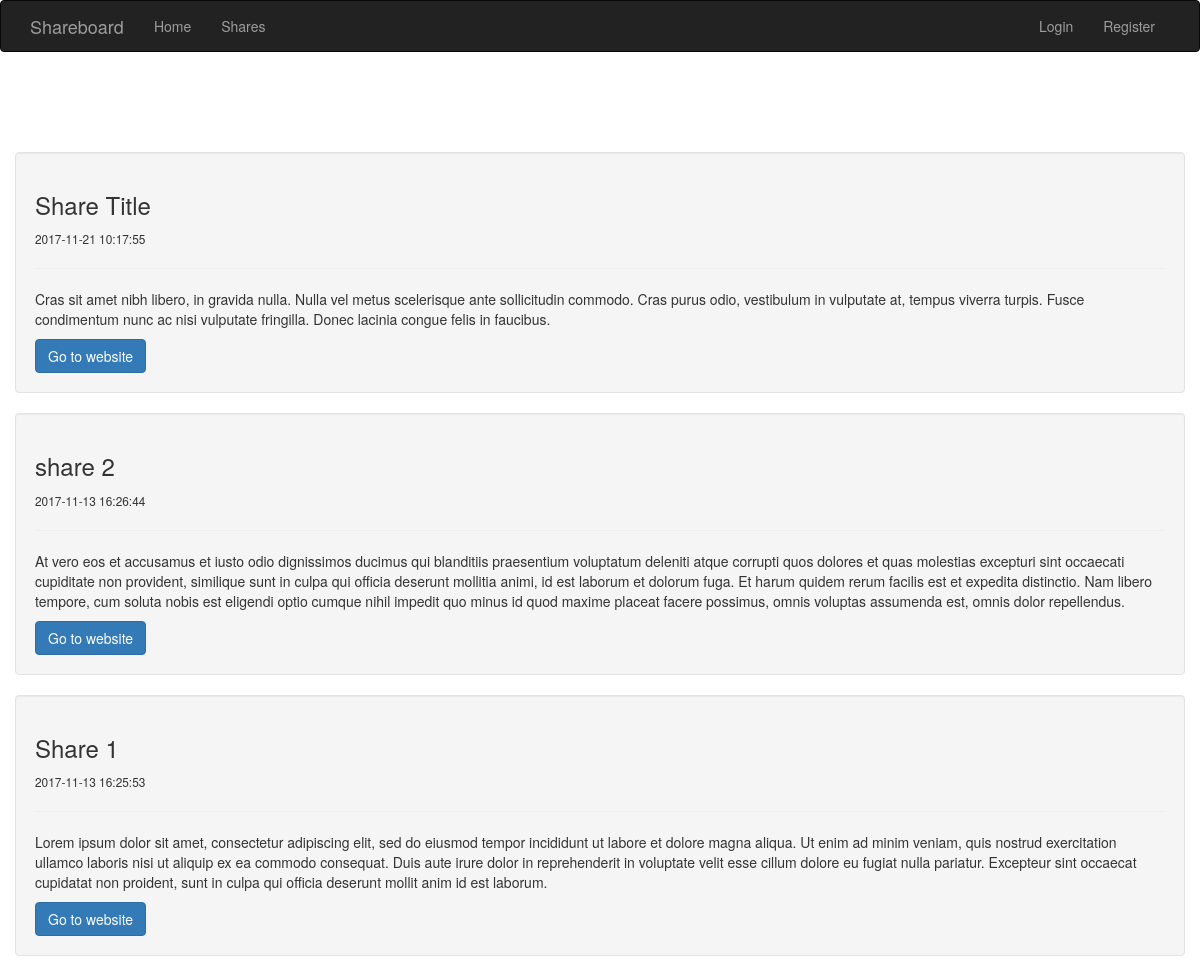
Screenshot of /shares with the database file from the repository.
### tables this page shows
CREATE TABLE IF NOT EXISTS `shares` (
  `id` int(11) NOT NULL,
  `user_id` int(11) NOT NULL,
  `title` varchar(255) NOT NULL,
  `body` text NOT NULL,
  `link` varchar(256) NOT NULL,
  `create_date` datetime NOT NULL DEFAULT CURRENT_TIMESTAMP
);

### classes/Bootstrap.php (called while the page is built)
<?php
class Bootstrap{
    private $controller;
    private $action;
    private $request;
    public function __construct($request){
        $this->request = $request;
        if ($this->request['controller'] == ''){
            $this->controller = 'home';
        }else{
            $this->controller = $this->request['controller'];
        }
        if ($this->request['action'] == ''){
            $this->action = 'index';
        }else{
            $this->action = $this->request['action'];
        }
    }
    public function createController(){
        if(class_exists($this->controller)){
            $parents = class_parents($this->controller);
            if(in_array('Controller', $parents)){
                if(method_exists($this->controller, $this->action)){
                    return new $this->controller($this->action, $this->request);
                }else{
                    echo "<center><h1>404</h1><br><h3>Method does not exist</h3></center>";
                }
            }else{
                echo "<center><h1>404</h1><br><h3>Base controller does not exist</h3></center>";
            }
        }else{
            echo "<center><h1>404</h1><br><h3>Class does not exist</h3></center>";
        }
    }
}

### controllers/shares.php (called while the page is built, shortened)
<?php
class Shares extends Controller{
    protected function index(){
        $viewmodel = new ShareModel();
        $this->returnView($viewmodel->index(), true);
    }
}

### classes/Model.php (called while the page is built, shortened)
<?php
abstract class Model{
    protected $dbh;
    protected $stmt;
    public function __construct(){
        $this->dbh = new PDO("mysql:host=".DB_HOST.";dbname=".DB_NAME,DB_USER,DB_PASSWORD);
    }
    public function query($query){
        $this->stmt = $this->dbh->prepare($query);
    }
    public function execute(){
        $this->stmt->execute();
    }
    public function resultSet(){
        $this->execute();
        return $this->stmt->fetchAll(PDO::FETCH_ASSOC);
    }
}

### models/share.php (called while the page is built, shortened)
<?php
class ShareModel extends Model
{
    public function index()
    {
        $this->query('SELECT * FROM shares ORDER BY create_date DESC');
        $rows = $this->resultSet();
        return $rows;
    }
}

### views/Shares/index.php (the view, shortened to what this page needs)
<div>
    <?php foreach ($viewmodel as $item) : ?>
        <div class="well">
            <h3><?php echo $item['title']; ?></h3>
            <small><?php echo $item['create_date']?></small>
            <hr>
            <p><?php echo $item['body']; ?></p>
            <a href="<?php echo $item['link']; ?>" class="btn btn-primary" target="_blank">Go to website</a>
        </div>
    <?php endforeach; ?>
</div>

### index.php (shortened to what this page needs)
<?php
require('classes/Bootstrap.php');
require('classes/Controller.php');
require('classes/Model.php');
require('controllers/shares.php');
require('models/share.php');
$bootstrap = new Bootstrap($_GET);
$controller = $bootstrap->createController();
if($controller){
    $controller->executeAction();
}

### classes/Controller.php (shortened to what this page needs)
<?php
abstract class Controller
{
    protected $action;
    public function __construct($action, $request)
    {
        $this->action = $action;
    }
    public function executeAction()
    {
        return $this->{$this->action}();
    }
    protected function returnView($viewmodel, $fullview)
    {
        $view = 'views/' . get_class($this) . '/' . $this->action . '.php';
        if ($fullview) {
            require('views/main.php');
        } else {
            require($view);
        }
    }
}

### views/main.php (shortened to what this page needs)
<!DOCTYPE html>
<html lang="en">
<head>
    <link rel="stylesheet" href="<?php echo ROOT_URL;?>assets/css/bootstrap.min.css">
    <link rel="stylesheet" href="<?php echo ROOT_URL;?>assets/css/font-awesome.min.css">
    <link rel="stylesheet" href="<?php echo ROOT_URL;?>assets/css/style.css">
</head>
<body>
<nav class="navbar navbar-inverse navbar-default">
    <div class="container">
        <div class="navbar-header">
            <a class="navbar-brand" href="#">Shareboard</a>
        </div>
        <div id="navbar" class="collapse navbar-collapse">
            <ul class="nav navbar-nav">
                <li><a href="<?php echo ROOT_URL; ?>">Home</a></li>
                <li><a href="<?php echo ROOT_URL; ?>shares">Shares</a></li>
            </ul>
            <ul class="nav navbar-nav navbar-right">
                <?php if(isset($_SESSION['is_logged_in'])):?>
                    <li><a href="<?php echo ROOT_URL; ?>">Welcome <?php echo $_SESSION['user_data']['name']?></a></li>
                    <li><a href="<?php echo ROOT_URL; ?>users/logout">Logout</a></li>
                <?php else: ?>
                    <li><a href="<?php echo ROOT_URL; ?>users/login">Login</a></li>
                    <li><a href="<?php echo ROOT_URL; ?>users/register">Register</a></li>
                <?php endif; ?>
            </ul>
        </div>
    </div>
</nav>
<div class="container" style="margin-top: 100px">
    <div class="row">
        <?php require($view); ?>
    </div>
</div>
</body>
</html>

### rows the page displays
shares: title "Share Title", create_date "2017-11-21 10:17:55", body "Cras sit amet nibh libero, in gravida nulla. Nulla vel metus scelerisque ante sollicitudin commodo. Cras purus odio, vestibulum in vulputate at, tempus viverra turpis. Fusce condimentum nunc ac nisi vulputate fringilla. Donec lacinia congue felis in faucibus."
shares: title "share 2", create_date "2017-11-13 16:26:44", body "At vero eos et accusamus et iusto odio dignissimos ducimus qui blanditiis praesentium voluptatum deleniti atque corrupti quos dolores et quas molestias excepturi sint occaecati cupiditate non provident, similique sunt in culpa qui officia deserunt mollitia animi, id est laborum et dolorum fuga. Et harum quidem rerum facilis est et expedita distinctio. Nam libero tempore, cum soluta nobis est eligendi optio cumque nihil impedit quo minus id quod maxime placeat facere possimus, omnis voluptas assumenda est, omnis dolor repellendus."
shares: title "Share 1", create_date "2017-11-13 16:25:53", body "Lorem ipsum dolor sit amet, consectetur adipiscing elit, sed do eiusmod tempor incididunt ut labore et dolore magna aliqua. Ut enim ad minim veniam, quis nostrud exercitation ullamco laboris nisi ut aliquip ex ea commodo consequat. Duis aute irure dolor in reprehenderit in voluptate velit esse cillum dolore eu fugiat nulla pariatur. Excepteur sint occaecat cupidatat non proident, sunt in culpa qui officia deserunt mollit anim id est laborum."
